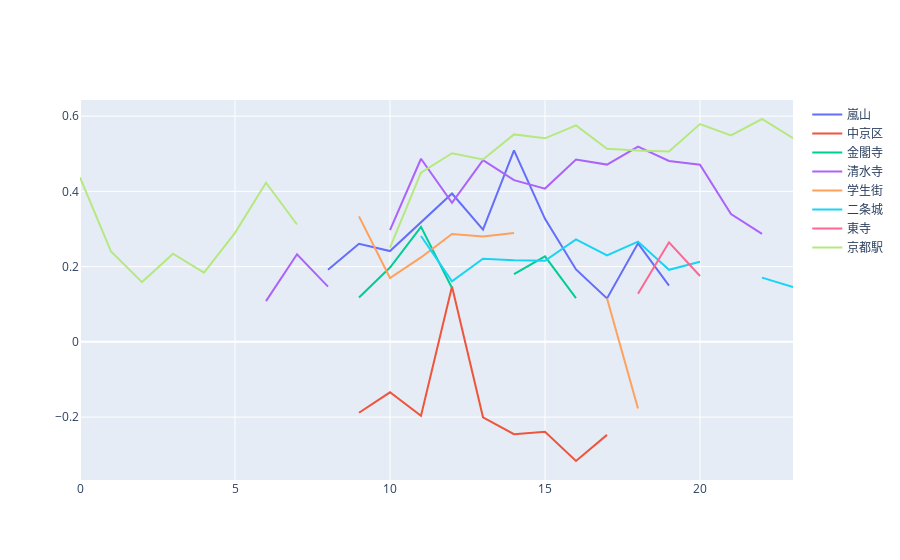

Write notebook code for a chart like this one.
### Code cell
list_place = df['place'].unique()
fig = go.Figure(data=[
    #go.Scatter(x = df[df['place']==list_place[0]]['time'], y = df[df['place']==list_place[0]]['r'], name = list_place[0],),
    go.Scatter(x = df[df['place']==list_place[1]]['time'], y = df[df['place']==list_place[1]]['r'], name = list_place[1],),
    go.Scatter(x = df[df['place']==list_place[2]]['time'], y = df[df['place']==list_place[2]]['r'], name = list_place[2],),
    go.Scatter(x = df[df['place']==list_place[3]]['time'], y = df[df['place']==list_place[3]]['r'], name = list_place[3],),
    go.Scatter(x = df[df['place']==list_place[4]]['time'], y = df[df['place']==list_place[4]]['r'], name = list_place[4],),
    go.Scatter(x = df[df['place']==list_place[5]]['time'], y = df[df['place']==list_place[5]]['r'], name = list_place[5],),
    go.Scatter(x = df[df['place']==list_place[6]]['time'], y = df[df['place']==list_place[6]]['r'], name = list_place[6],),
    go.Scatter(x = df[df['place']==list_place[7]]['time'], y = df[df['place']==list_place[7]]['r'], name = list_place[7],),
    go.Scatter(x = df[df['place']==list_place[8]]['time'], y = df[df['place']==list_place[8]]['r'], name = list_place[8],),
    ])
fig.show()

### Figure 1 — Plotly figure (JSON) as saved in the notebook; plotly's stock layout.template omitted (floating-point values rounded to 4 significant figures)
{"data": [{"name": "嵐山", "type": "scatter", "x": [0, 1, 2, 3, 4, 5, 6, 7, 8, 9, 10, 11, 12, 13, 14, 15, 16, 17, 18, 19, 20, 21, 22, 23], "y": ["", "", "", "", "", "", "", "", 0.1917, 0.2605, 0.2413, 0.318, 0.3944, 0.2984, 0.509, 0.3271, 0.1925, 0.1153, 0.2618, 0.1493, "", 0.119, "", 0.1253]}, {"name": "中京区", "type": "scatter", "x": [0, 1, 2, 3, 4, 5, 6, 7, 8, 9, 10, 11, 12, 13, 14, 15, 16, 17, 18, 19, 20, 21, 22, 23], "y": ["", "", "", "", "", "", "", "", "", -0.1884, -0.1341, -0.1966, 0.1474, -0.2006, -0.2455, -0.2393, -0.3167, -0.2473, "", "", "", 0.2143, "", 0.123]}, {"name": "金閣寺", "type": "scatter", "x": [0, 1, 2, 3, 4, 5, 6, 7, 8, 9, 10, 11, 12, 13, 14, 15, 16, 17, 18, 19, 20, 21, 22, 23], "y": ["", "", "", "", "", "", "", "", "", 0.1179, 0.1975, 0.3056, 0.1433, "", 0.1801, 0.2272, 0.1163, "", "", "", "", -0.1095, "", -0.1125]}, {"name": "清水寺", "type": "scatter", "x": [0, 1, 2, 3, 4, 5, 6, 7, 8, 9, 10, 11, 12, 13, 14, 15, 16, 17, 18, 19, 20, 21, 22, 23], "y": ["", "", "", "", "", "", 0.1083, 0.2328, 0.1469, "", 0.2969, 0.4867, 0.3694, 0.4832, 0.4299, 0.4074, 0.4845, 0.4712, 0.5192, 0.4807, 0.4708, 0.3399, 0.2872, ""]}, {"name": "学生街", "type": "scatter", "x": [0, 1, 2, 3, 4, 5, 6, 7, 8, 9, 10, 11, 12, 13, 14, 15, 16, 17, 18, 19, 20, 21, 22, 23], "y": ["", "", "", "", "", 0.2464, "", "", "", 0.3335, 0.1698, 0.2244, 0.2867, 0.2798, 0.2891, "", "", 0.1158, -0.1769, "", "", "", "", ""]}, {"name": "二条城", "type": "scatter", "x": [0, 1, 2, 3, 4, 5, 6, 7, 8, 9, 10, 11, 12, 13, 14, 15, 16, 17, 18, 19, 20, 21, 22, 23], "y": [0.1318, "", "", "", "", "", "", "", "", 0.1719, "", 0.2813, 0.1608, 0.2209, 0.2169, 0.2157, 0.2725, 0.2297, 0.2664, 0.1915, 0.2129, "", 0.1707, 0.1458]}, {"name": "東寺", "type": "scatter", "x": [0, 1, 2, 3, 4, 5, 6, 7, 8, 9, 10, 11, 12, 13, 14, 15, 16, 17, 18, 19, 20, 21, 22, 23], "y": ["", "", "", "", "", "", 0.1246, "", 0.1193, "", "", "", "", 0.1084, "", "", "", "", 0.1281, 0.2645, 0.1752, "", "", 0.1644]}, {"name": "京都駅", "type": "scatter", "x": [0, 1, 2, 3, 4, 5, 6, 7, 8, 9, 10, 11, 12, 13, 14, 15, 16, 17, 18, 19, 20, 21, 22, 23], "y": [0.4371, 0.2401, 0.1589, 0.2342, 0.1838, 0.2897, 0.4229, 0.3119, "", "", 0.2506, 0.45, 0.5014, 0.4847, 0.5514, 0.541, 0.5753, 0.5132, 0.5085, 0.5057, 0.579, 0.5488, 0.5924, 0.5412]}], "layout": {}}
